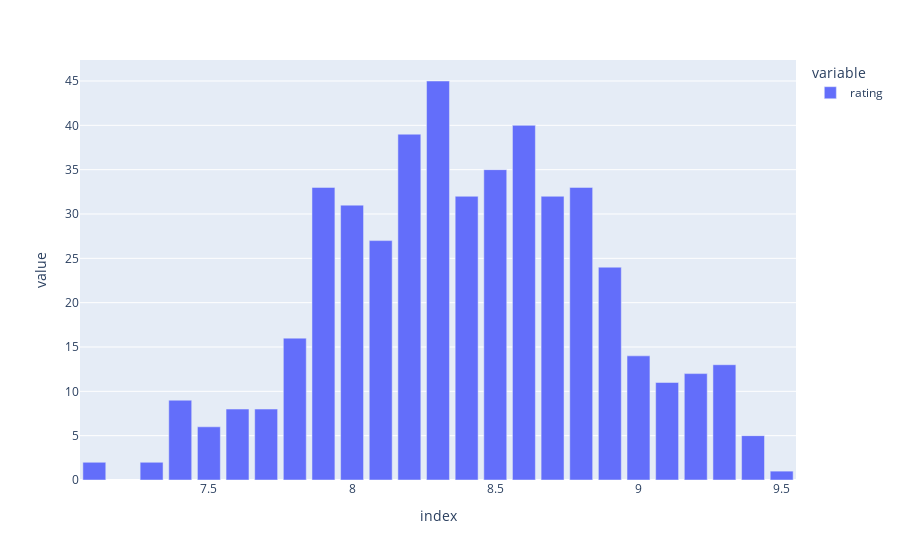

Write notebook code for a chart like this one.
### Markdown cell above
## Value counts of the ratings

### Code cell
fs_df['rating'].value_counts().sort_values(ascending=False).plot(kind='bar')

### Figure 1 — Plotly figure (JSON) as saved in the notebook; plotly's stock layout.template omitted (floating-point values rounded to 4 significant figures)
{"data": [{"alignmentgroup": "True", "hovertemplate": "variable=rating<br>index=%{x}<br>value=%{y}<extra></extra>", "legendgroup": "rating", "marker": {"color": "#636efa"}, "name": "rating", "offsetgroup": "rating", "orientation": "v", "showlegend": true, "textposition": "auto", "type": "bar", "x": [8.3, 8.6, 8.2, 8.5, 8.8, 7.9, 8.4, 8.7, 8, 8.1, 8.9, 7.8, 9, 9.3, 9.2, 9.1, 7.4, 7.6, 7.7, 7.5, 9.4, 7.3, 7.1, 9.5], "xaxis": "x", "y": [45, 40, 39, 35, 33, 33, 32, 32, 31, 27, 24, 16, 14, 13, 12, 11, 9, 8, 8, 6, 5, 2, 2, 1], "yaxis": "y"}], "layout": {"barmode": "relative", "legend": {"title": {"text": "variable"}, "tracegroupgap": 0}, "margin": {"t": 60}, "xaxis": {"anchor": "y", "domain": [0, 1], "title": {"text": "index"}}, "yaxis": {"anchor": "x", "domain": [0, 1], "title": {"text": "value"}}}}
